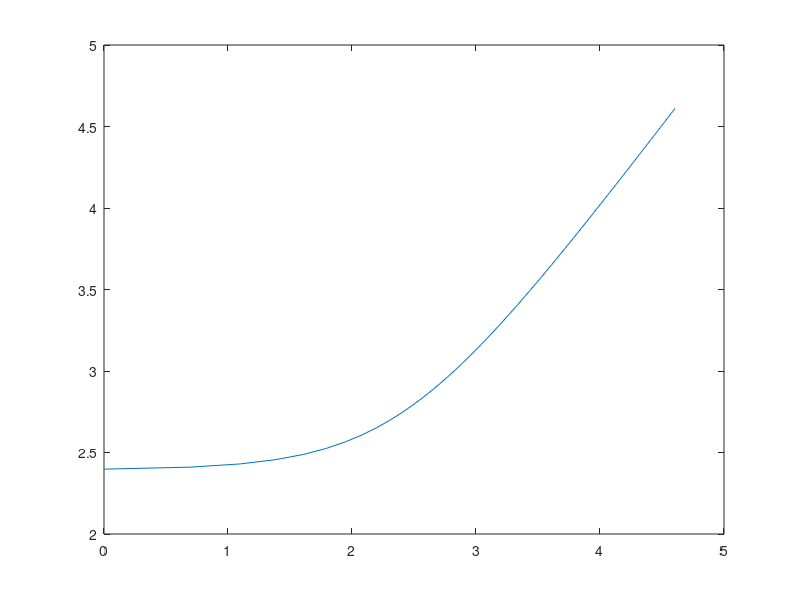

The MATLAB script that drew this image: (Note: this script raises an error after producing the figure.)
%Solve the spectral heat equation with 0 Dirichlet boundary data using quadratic
%basis functions.

%Is working

clear
close all

trials = 100;

L2norm = zeros(trials,1);
Fnorm = zeros(trials,1);

for m = 1:trials

%% Define parameters of the problem
% beta u - u_{xx} = f

beta = m*1i;

L = 16; %number of quadratic elements
M = 2*L+1; %number of nodes

dx = 1/L;%width of an element (characteristic length)

%% Build the mesh
msh.POS = zeros(M,1);
msh.ELEMENTS = zeros(L,3);
for ell = 1:L
    msh.ELEMENTS(ell,1) = 2*ell - 1;
    msh.ELEMENTS(ell,2) = 2*ell + 1;
    msh.ELEMENTS(ell,3) = 2*ell;

    %Position of local node 1 in element ell
    msh.POS(2*ell - 1) = dx*(ell-1);
    %Position of local node 3 in element ell
    msh.POS(2*ell) = msh.POS(2*ell - 1) + 0.5*dx;
end
msh.POS(M) = 1;

J0 = [1,M]; %Global node numbers associated to Dirichlet b.c.s 
M0 = length(J0);

J = setdiff(1:M,J0);

%% Plot the mesh
plot_mesh = 0;

if plot_mesh == 1
%This program plots 1d meshes
    %fh = figure;
    
    %Make full screen:
    %set(fh,'units','normalized','position',[0,0,1,1]); %[x y width height]
node_numbering=1;
    
    figure(1)
    plot(msh.POS(:,1),zeros(M,1));
    %axis('square')
    axis([0,1,-0.5,0.5]);
    xlabel('x')
    ylabel('y')
    title('Mesh (Local Node Numbering)')
    hold on;
    if node_numbering == 0
       for k = 1:M
            text(msh.POS(k,1),0,'');
       end
    else
      for k = 1:M
            text(msh.POS(k,1),0,num2str(k), 'FontWeight', 'bold', 'HorizontalAlignment', 'center', 'Color', 'k');
      end
    end  

end

clear node_numbering plot_mesh k

%% Define the standard element (1) --- (3) --- (2)

phi1 = @(x) 0.5*(x.^2 - x);
phi2 = @(x) 0.5*(x.^2 + x);
phi3 = @(x) 1 - x.^2;

phi1x = @(x) 0.5*(2*x - 1);
phi2x = @(x) 0.5*(2*x + 1);
phi3x = @(x) -2*x;

INTPTS = [-sqrt(3/5), 0, sqrt(3/5)];
WTS = [5/9, 8/9, 5/9];

NBINTPTS = length(INTPTS);

phi = zeros(NBINTPTS, NBINTPTS);
phix = zeros(NBINTPTS, NBINTPTS);

for k = 1:NBINTPTS
    phi(:,k) = [phi1(INTPTS(k)); phi2(INTPTS(k)); phi3(INTPTS(k))];
    phix(:,k) = [phi1x(INTPTS(k)); phi2x(INTPTS(k)); phi3x(INTPTS(k))];
end

clear phi1 phi2 phi3 phi1x phi2x phi3x

%% Build the stiffness and mass matrices
K = zeros(M,M);
Mass = zeros(M,M);

for ell = 1:L
    for r = 1:3
        ir = msh.ELEMENTS(ell,r); 
        for s = 1:3
            ij = msh.ELEMENTS(ell,s);

            K(ir,ij) = K(ir,ij) + 2/dx*sum(WTS.*phix(r,:).*phix(s,:));
            Mass(ir,ij) = Mass(ir,ij) + dx/2*sum(WTS.*phi(r,:).*phi(s,:));
        end
    end
end

%% Compute forcing vector
%u(x) = (x-x^2)

F0 = zeros(M,1);

f = @(x) beta*(x - x.^2) + 2; %forcing

for ell = 1:L
    x1 = msh.POS(msh.ELEMENTS(ell,1));
    x2 = msh.POS(msh.ELEMENTS(ell,2));

    xpts = dx/2 *INTPTS + 0.5*(x1 + x2);

    fvals = f(xpts);

    for r = 1:3
        ir = msh.ELEMENTS(ell,r);

        F0(ir) = F0(ir) + dx/2*sum(WTS.*fvals.*phi(r,:));
    end
end


%% Change rows and columns to ensure Dirichlet B.C.s

LHS = beta*Mass + K;


LHS(J0,:) = 0;
LHS(:,J0) = 0;
LHS(J0,J0) = eye(M0,M0);

F0(J0) = 0;

%% Solving for coefficients

    RHS = F0;

    RHS(J0) = 0;

    alpha = LHS\RHS; %LHS^(-1)*RHS

%% Plot the solution
plot_soln = 0;

if plot_soln == 1

x = msh.POS;

utrue = x-x.^2;

figure(2)
plot(x,utrue)
hold on
scatter(x,alpha)
hold off
legend('true solution', 'FEM solution')

end

%% Norm computation

for ell = 1:L
    x1 = msh.POS(msh.ELEMENTS(ell,1));
    x2 = msh.POS(msh.ELEMENTS(ell,2));

    xpts = dx/2 *INTPTS + 0.5*(x1 + x2);

    fvals = f(xpts);

    u_I = 0;
    for r = 1:3
        ir = msh.ELEMENTS(ell,r);
        u_I = u_I + alpha(ir)*phi(r,:);

        Fnorm(m) = Fnorm(m) + dx/2*sum(WTS.*abs(fvals).^2.*phi(r,:));
    end
    diff = abs(u_I).^2;
    L2norm(m) = L2norm(m) + dx/2*sum(WTS.*diff);

end

    L2norm(m) = sqrt(L2norm(m));
    Fnorm(m) = sqrt(Fnorm(m));

end

BETA = transpose(1:1:trials);

figure(3)
plot(log(BETA), log(Fnorm./L2norm))
title(['$\log\left(\frac{\|\Phi^*\|}{\|\Phi\|}\right) ' ...
    '\mbox{ vs }\log(|\beta|)$'], interpreter = 'latex')
xlabel('$\log(|\beta|)$', interpreter = 'latex')
ylabel('$\log\left(\frac{\|\Phi^*\|}{\|\Phi\|}\right)$', interpreter = 'latex')

GC = log(Fnorm./L2norm)./log(BETA);